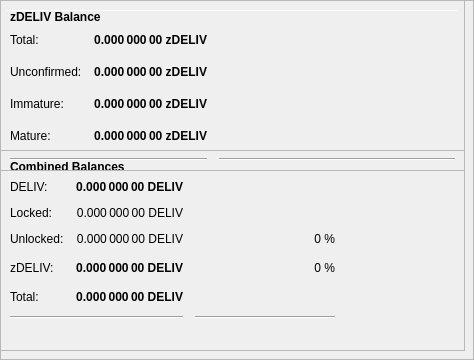
        <widget class="QFrame" name="frameObfuscation">
         <property name="minimumSize">
          <size>
           <width>0</width>
           <height>350</height>
          </size>
         </property>
         <property name="layoutDirection">
          <enum>Qt::LeftToRight</enum>
         </property>
         <property name="frameShape">
          <enum>QFrame::StyledPanel</enum>
         </property>
         <property name="frameShadow">
          <enum>QFrame::Raised</enum>
         </property>
         <widget class="QPushButton" name="runAutoDenom">
          <property name="geometry">
           <rect>
            <x>251</x>
            <y>17</y>
            <width>1</width>
            <height>1</height>
           </rect>
          </property>
          <property name="palette">
           <palette>
            <active>
             <colorrole role="WindowText">
              <brush brushstyle="SolidPattern">
               <color alpha="255">
                <red>0</red>
                <green>0</green>
                <blue>0</blue>
               </color>
              </brush>
             </colorrole>
             <colorrole role="Button">
              <brush brushstyle="SolidPattern">
               <color alpha="255">
                <red>239</red>
                <green>238</green>
                <blue>238</blue>
               </color>
              </brush>
             </colorrole>
             <colorrole role="Light">
              <brush brushstyle="SolidPattern">
               <color alpha="255">
                <red>255</red>
                <green>255</green>
                <blue>255</blue>
               </color>
              </brush>
             </colorrole>
             <colorrole role="Midlight">
              <brush brushstyle="SolidPattern">
               <color alpha="255">
                <red>247</red>
                <green>246</green>
                <blue>246</blue>
               </color>
              </brush>
             </colorrole>
             <colorrole role="Dark">
              <brush brushstyle="SolidPattern">
               <color alpha="255">
                <red>119</red>
                <green>119</green>
                <blue>119</blue>
               </color>
              </brush>
             </colorrole>
             <colorrole role="Mid">
              <brush brushstyle="SolidPattern">
               <color alpha="255">
                <red>159</red>
                <green>159</green>
                <blue>159</blue>
               </color>
              </brush>
             </colorrole>
             <colorrole role="Text">
              <brush brushstyle="SolidPattern">
               <color alpha="255">
                <red>0</red>
                <green>0</green>
                <blue>0</blue>
               </color>
              </brush>
             </colorrole>
             <colorrole role="BrightText">
              <brush brushstyle="SolidPattern">
               <color alpha="255">
                <red>255</red>
                <green>255</green>
                <blue>255</blue>
               </color>
              </brush>
             </colorrole>
             <colorrole role="ButtonText">
              <brush brushstyle="SolidPattern">
               <color alpha="255">
                <red>0</red>
                <green>0</green>
                <blue>0</blue>
               </color>
              </brush>
             </colorrole>
             <colorrole role="Base">
              <brush brushstyle="SolidPattern">
               <color alpha="255">
                <red>255</red>
                <green>255</green>
                <blue>255</blue>
               </color>
              </brush>
             </colorrole>
             <colorrole role="Window">
              <brush brushstyle="SolidPattern">
               <color alpha="255">
                <red>239</red>
                <green>238</green>
                <blue>238</blue>
               </color>
              </brush>
             </colorrole>
             <colorrole role="Shadow">
              <brush brushstyle="SolidPattern">
               <color alpha="255">
                <red>0</red>
                <green>0</green>
                <blue>0</blue>
               </color>
              </brush>
             </colorrole>
             <colorrole role="AlternateBase">
              <brush brushstyle="SolidPattern">
               <color alpha="255">
                <red>247</red>
                <green>246</green>
                <blue>246</blue>
               </color>
              </brush>
             </colorrole>
             <colorrole role="ToolTipBase">
              <brush brushstyle="SolidPattern">
               <color alpha="255">
                <red>255</red>
                <green>255</green>
                <blue>220</blue>
               </color>
              </brush>
             </colorrole>
             <colorrole role="ToolTipText">
              <brush brushstyle="SolidPattern">
               <color alpha="255">
                <red>0</red>
                <green>0</green>
                <blue>0</blue>
               </color>
              </brush>
             </colorrole>
            </active>
            <inactive>
             <colorrole role="WindowText">
              <brush brushstyle="SolidPattern">
               <color alpha="255">
                <red>0</red>
                <green>0</green>
                <blue>0</blue>
               </color>
              </brush>
             </colorrole>
             <colorrole role="Button">
              <brush brushstyle="SolidPattern">
               <color alpha="255">
                <red>239</red>
                <green>238</green>
                <blue>238</blue>
               </color>
              </brush>
             </colorrole>
             <colorrole role="Light">
              <brush brushstyle="SolidPattern">
               <color alpha="255">
                <red>255</red>
                <green>255</green>
                <blue>255</blue>
               </color>
              </brush>
             </colorrole>
             <colorrole role="Midlight">
              <brush brushstyle="SolidPattern">
               <color alpha="255">
                <red>247</red>
                <green>246</green>
                <blue>246</blue>
               </color>
              </brush>
             </colorrole>
             <colorrole role="Dark">
              <brush brushstyle="SolidPattern">
               <color alpha="255">
                <red>119</red>
                <green>119</green>
                <blue>119</blue>
               </color>
              </brush>
             </colorrole>
             <colorrole role="Mid">
              <brush brushstyle="SolidPattern">
               <color alpha="255">
                <red>159</red>
                <green>159</green>
                <blue>159</blue>
               </color>
              </brush>
             </colorrole>
             <colorrole role="Text">
              <brush brushstyle="SolidPattern">
               <color alpha="255">
                <red>0</red>
                <green>0</green>
                <blue>0</blue>
               </color>
              </brush>
             </colorrole>
             <colorrole role="BrightText">
              <brush brushstyle="SolidPattern">
               <color alpha="255">
                <red>255</red>
                <green>255</green>
                <blue>255</blue>
               </color>
              </brush>
             </colorrole>
             <colorrole role="ButtonText">
              <brush brushstyle="SolidPattern">
               <color alpha="255">
                <red>0</red>
                <green>0</green>
                <blue>0</blue>
               </color>
              </brush>
             </colorrole>
             <colorrole role="Base">
              <brush brushstyle="SolidPattern">
               <color alpha="255">
                <red>255</red>
                <green>255</green>
                <blue>255</blue>
               </color>
              </brush>
             </colorrole>
             <colorrole role="Window">
              <brush brushstyle="SolidPattern">
               <color alpha="255">
                <red>239</red>
                <green>238</green>
                <blue>238</blue>
               </color>
              </brush>
             </colorrole>
             <colorrole role="Shadow">
              <brush brushstyle="SolidPattern">
               <color alpha="255">
                <red>0</red>
                <green>0</green>
                <blue>0</blue>
               </color>
              </brush>
             </colorrole>
             <colorrole role="AlternateBase">
              <brush brushstyle="SolidPattern">
               <color alpha="255">
                <red>247</red>
                <green>246</green>
                <blue>246</blue>
               </color>
              </brush>
             </colorrole>
             <colorrole role="ToolTipBase">
              <brush brushstyle="SolidPattern">
               <color alpha="255">
                <red>255</red>
                <green>255</green>
                <blue>220</blue>
               </color>
              </brush>
             </colorrole>
             <colorrole role="ToolTipText">
              <brush brushstyle="SolidPattern">
               <color alpha="255">
                <red>0</red>
                <green>0</green>
                <blue>0</blue>
               </color>
              </brush>
             </colorrole>
            </inactive>
            <disabled>
             <colorrole role="WindowText">
              <brush brushstyle="SolidPattern">
               <color alpha="255">
                <red>119</red>
                <green>119</green>
                <blue>119</blue>
               </color>
              </brush>
             </colorrole>
             <colorrole role="Button">
              <brush brushstyle="SolidPattern">
               <color alpha="255">
                <red>239</red>
                <green>238</green>
                <blue>238</blue>
               </color>
              </brush>
             </colorrole>
             <colorrole role="Light">
              <brush brushstyle="SolidPattern">
               <color alpha="255">
                <red>255</red>
                <green>255</green>
                <blue>255</blue>
               </color>
              </brush>
             </colorrole>
             <colorrole role="Midlight">
              <brush brushstyle="SolidPattern">
               <color alpha="255">
                <red>247</red>
                <green>246</green>
                <blue>246</blue>
               </color>
              </brush>
             </colorrole>
             <colorrole role="Dark">
              <brush brushstyle="SolidPattern">
               <color alpha="255">
                <red>119</red>
                <green>119</green>
                <blue>119</blue>
               </color>
              </brush>
             </colorrole>
             <colorrole role="Mid">
              <brush brushstyle="SolidPattern">
               <color alpha="255">
                <red>159</red>
                <green>159</green>
                <blue>159</blue>
               </color>
              </brush>
             </colorrole>
             <colorrole role="Text">
              <brush brushstyle="SolidPattern">
               <color alpha="255">
                <red>119</red>
                <green>119</green>
                <blue>119</blue>
               </color>
              </brush>
             </colorrole>
             <colorrole role="BrightText">
              <brush brushstyle="SolidPattern">
               <color alpha="255">
                <red>255</red>
                <green>255</green>
                <blue>255</blue>
               </color>
              </brush>
             </colorrole>
             <colorrole role="ButtonText">
              <brush brushstyle="SolidPattern">
               <color alpha="255">
                <red>119</red>
                <green>119</green>
                <blue>119</blue>
               </color>
              </brush>
             </colorrole>
             <colorrole role="Base">
              <brush brushstyle="SolidPattern">
               <color alpha="255">
                <red>239</red>
                <green>238</green>
                <blue>238</blue>
               </color>
              </brush>
             </colorrole>
             <colorrole role="Window">
              <brush brushstyle="SolidPattern">
               <color alpha="255">
                <red>239</red>
                <green>238</green>
                <blue>238</blue>
               </color>
              </brush>
             </colorrole>
             <colorrole role="Shadow">
              <brush brushstyle="SolidPattern">
               <color alpha="255">
                <red>0</red>
                <green>0</green>
                <blue>0</blue>
               </color>
              </brush>
             </colorrole>
             <colorrole role="AlternateBase">
              <brush brushstyle="SolidPattern">
               <color alpha="255">
                <red>239</red>
                <green>238</green>
                <blue>238</blue>
               </color>
              </brush>
             </colorrole>
             <colorrole role="ToolTipBase">
              <brush brushstyle="SolidPattern">
               <color alpha="255">
                <red>255</red>
                <green>255</green>
                <blue>220</blue>
               </color>
              </brush>
             </colorrole>
             <colorrole role="ToolTipText">
              <brush brushstyle="SolidPattern">
               <color alpha="255">
                <red>0</red>
                <green>0</green>
                <blue>0</blue>
               </color>
              </brush>
             </colorrole>
            </disabled>
           </palette>
          </property>
          <property name="focusPolicy">
           <enum>Qt::NoFocus</enum>
          </property>
          <property name="autoFillBackground">
           <bool>true</bool>
          </property>
          <property name="text">
           <string/>
          </property>
          <property name="flat">
           <bool>true</bool>
          </property>
         </widget>
         <widget class="Line" name="line">
          <property name="geometry">
           <rect>
            <x>7</x>
            <y>10</y>
            <width>451</width>
            <height>1</height>
           </rect>
          </property>
          <property name="orientation">
           <enum>Qt::Horizontal</enum>
          </property>
         </widget>
         <widget class="QFrame" name="frame_3">
          <property name="geometry">
           <rect>
            <x>0</x>
            <y>150</y>
            <width>465</width>
            <height>201</height>
           </rect>
          </property>
          <property name="frameShape">
           <enum>QFrame::StyledPanel</enum>
          </property>
          <property name="frameShadow">
           <enum>QFrame::Raised</enum>
          </property>
          <layout class="QVBoxLayout" name="verticalLayout_5">
           <item>
            <layout class="QHBoxLayout" name="horizontalLayout_5" stretch="0">
             <item>
              <widget class="QLabel" name="label_5z">
               <property name="maximumSize">
                <size>
                 <width>16777215</width>
                 <height>20</height>
                </size>
               </property>
               <property name="font">
                <font>
                 <weight>75</weight>
                 <bold>true</bold>
                </font>
               </property>
               <property name="toolTip">
                <string>Combined Balances (including unconfirmed and immature coins)</string>
               </property>
               <property name="text">
                <string>&lt;html&gt;&lt;head/&gt;&lt;body&gt;&lt;p&gt;Combined Balances&lt;/p&gt;&lt;/body&gt;&lt;/html&gt;</string>
               </property>
              </widget>
             </item>
            </layout>
           </item>
           <item>
            <layout class="QGridLayout" name="gridLayout_3">
             <property name="spacing">
              <number>12</number>
             </property>
             <item row="7" column="0" colspan="2">
              <widget class="Line" name="lineSpendableBalance_3">
               <property name="orientation">
                <enum>Qt::Horizontal</enum>
               </property>
              </widget>
             </item>
             <item row="7" column="2">
              <widget class="Line" name="lineWatchBalance_3">
               <property name="sizePolicy">
                <sizepolicy hsizetype="Preferred" vsizetype="Fixed">
                 <horstretch>0</horstretch>
                 <verstretch>0</verstretch>
                </sizepolicy>
               </property>
               <property name="minimumSize">
                <size>
                 <width>140</width>
                 <height>0</height>
                </size>
               </property>
               <property name="orientation">
                <enum>Qt::Horizontal</enum>
               </property>
              </widget>
             </item>
             <item row="4" column="1">
              <widget class="QLabel" name="labelzBalancez">
               <property name="font">
                <font>
                 <weight>75</weight>
                 <bold>true</bold>
                </font>
               </property>
               <property name="cursor">
                <cursorShape>IBeamCursor</cursorShape>
               </property>
               <property name="toolTip">
                <string>Total of transactions that have yet to be confirmed, and do not yet count toward the spendable balance</string>
               </property>
               <property name="text">
                <string notr="true">0.000 000 00 DELIV</string>
               </property>
               <property name="alignment">
                <set>Qt::AlignRight|Qt::AlignTrailing|Qt::AlignVCenter</set>
               </property>
               <property name="textInteractionFlags">
                <set>Qt::LinksAccessibleByMouse|Qt::TextSelectableByKeyboard|Qt::TextSelectableByMouse</set>
               </property>
              </widget>
             </item>
             <item row="6" column="1">
              <widget class="QLabel" name="labelTotalz">
               <property name="font">
                <font>
                 <weight>75</weight>
                 <bold>true</bold>
                </font>
               </property>
               <property name="cursor">
                <cursorShape>IBeamCursor</cursorShape>
               </property>
               <property name="toolTip">
                <string>Total Balance, including unconfirmed and immature coins.</string>
               </property>
               <property name="text">
                <string notr="true">0.000 000 00 DELIV</string>
               </property>
               <property name="alignment">
                <set>Qt::AlignRight|Qt::AlignTrailing|Qt::AlignVCenter</set>
               </property>
               <property name="textInteractionFlags">
                <set>Qt::LinksAccessibleByMouse|Qt::TextSelectableByKeyboard|Qt::TextSelectableByMouse</set>
               </property>
              </widget>
             </item>
             <item row="4" column="3">
              <spacer name="horizontalSpacer_6">
               <property name="orientation">
                <enum>Qt::Horizontal</enum>
               </property>
               <property name="sizeHint" stdset="0">
                <size>
                 <width>40</width>
                 <height>20</height>
                </size>
               </property>
              </spacer>
             </item>
             <item row="6" column="0">
              <widget class="QLabel" name="labelTotalTextz">
               <property name="text">
                <string>Total:</string>
               </property>
              </widget>
             </item>
             <item row="1" column="0">
              <widget class="QLabel" name="labelBalanceTextz">
               <property name="text">
                <string>DELIV:</string>
               </property>
              </widget>
             </item>
             <item row="1" column="1">
              <widget class="QLabel" name="labelBalancez">
               <property name="font">
                <font>
                 <weight>75</weight>
                 <bold>true</bold>
                </font>
               </property>
               <property name="cursor">
                <cursorShape>IBeamCursor</cursorShape>
               </property>
               <property name="toolTip">
                <string>Your current spendable balance</string>
               </property>
               <property name="text">
                <string notr="true">0.000 000 00 DELIV</string>
               </property>
               <property name="alignment">
                <set>Qt::AlignRight|Qt::AlignTrailing|Qt::AlignVCenter</set>
               </property>
               <property name="textInteractionFlags">
                <set>Qt::LinksAccessibleByMouse|Qt::TextSelectableByKeyboard|Qt::TextSelectableByMouse</set>
               </property>
              </widget>
             </item>
             <item row="4" column="0">
              <widget class="QLabel" name="labelzBalanceTextz">
               <property name="toolTip">
                <string/>
               </property>
               <property name="text">
                <string>zDELIV:</string>
               </property>
              </widget>
             </item>
             <item row="4" column="2">
              <widget class="QLabel" name="labelzDELIVPercent">
               <property name="toolTip">
                <string>Current percentage of zDELIV.
If AutoMint is enabled this percentage will settle around the configured AutoMint percentage (default = 10%)</string>
               </property>
               <property name="text">
                <string>0 %</string>
               </property>
               <property name="alignment">
                <set>Qt::AlignRight|Qt::AlignTrailing|Qt::AlignVCenter</set>
               </property>
              </widget>
             </item>
             <item row="6" column="2">
              <widget class="QLabel" name="label100Percent">
               <property name="text">
                <string/>
               </property>
               <property name="alignment">
                <set>Qt::AlignRight|Qt::AlignTrailing|Qt::AlignVCenter</set>
               </property>
              </widget>
             </item>
             <item row="2" column="1">
              <widget class="QLabel" name="labelLockedBalance">
               <property name="toolTip">
                <string>Locked DELIV or Masternode collaterals. These are excluded from zDELIV minting.</string>
               </property>
               <property name="text">
                <string>0.000 000 00 DELIV</string>
               </property>
               <property name="alignment">
                <set>Qt::AlignRight|Qt::AlignTrailing|Qt::AlignVCenter</set>
               </property>
              </widget>
             </item>
             <item row="2" column="0">
              <widget class="QLabel" name="labelLockedBalanceText">
               <property name="toolTip">
                <string>Locked DELIV or Masternode collaterals. These are excluded from zDELIV minting.</string>
               </property>
               <property name="text">
                <string>Locked:</string>
               </property>
              </widget>
             </item>
             <item row="3" column="0">
              <widget class="QLabel" name="labelUnLockedBalanceText">
               <property name="toolTip">
                <string>Unlocked DELIVs. These can be used for zDELIV minting.</string>
               </property>
               <property name="text">
                <string>Unlocked:</string>
               </property>
              </widget>
             </item>
             <item row="3" column="1">
              <widget class="QLabel" name="labelUnLockedBalance">
               <property name="toolTip">
                <string>Unlocked DELIVs. These can be used for zDELIV minting.</string>
               </property>
               <property name="text">
                <string>0.000 000 00 DELIV</string>
               </property>
               <property name="alignment">
                <set>Qt::AlignRight|Qt::AlignTrailing|Qt::AlignVCenter</set>
               </property>
              </widget>
             </item>
             <item row="3" column="2">
              <widget class="QLabel" name="labelDELIVPercent">
               <property name="text">
                <string>0 %</string>
               </property>
               <property name="alignment">
                <set>Qt::AlignRight|Qt::AlignTrailing|Qt::AlignVCenter</set>
               </property>
              </widget>
             </item>
            </layout>
           </item>
           <item>
            <spacer name="verticalSpacer">
             <property name="orientation">
              <enum>Qt::Vertical</enum>
             </property>
             <property name="sizeHint" stdset="0">
              <size>
               <width>20</width>
               <height>40</height>
              </size>
             </property>
            </spacer>
           </item>
          </layout>
         </widget>
         <widget class="QFrame" name="frame_4">
          <property name="geometry">
           <rect>
            <x>0</x>
            <y>0</y>
            <width>465</width>
            <height>171</height>
           </rect>
          </property>
          <property name="frameShape">
           <enum>QFrame::StyledPanel</enum>
          </property>
          <property name="frameShadow">
           <enum>QFrame::Raised</enum>
          </property>
          <layout class="QVBoxLayout" name="verticalLayout_7">
           <item>
            <layout class="QHBoxLayout" name="horizontalLayout_8" stretch="0">
             <item>
              <widget class="QLabel" name="label_5z_3">
               <property name="maximumSize">
                <size>
                 <width>16777215</width>
                 <height>20</height>
                </size>
               </property>
               <property name="font">
                <font>
                 <weight>75</weight>
                 <bold>true</bold>
                </font>
               </property>
               <property name="text">
                <string>zDELIV Balance</string>
               </property>
              </widget>
             </item>
            </layout>
           </item>
           <item>
            <layout class="QGridLayout" name="gridLayout_5">
             <property name="spacing">
              <number>12</number>
             </property>
             <item row="4" column="0">
              <widget class="QLabel" name="labelzBalanceMatureText">
               <property name="toolTip">
                <string>Mature: more than 20 confirmation and more than 1 mints of the same denomination after it was minted.
These zDELIV are spendable.</string>
               </property>
               <property name="text">
                <string>Mature:</string>
               </property>
              </widget>
             </item>
             <item row="5" column="0" colspan="2">
              <widget class="Line" name="lineSpendableBalance_5">
               <property name="orientation">
                <enum>Qt::Horizontal</enum>
               </property>
              </widget>
             </item>
             <item row="1" column="1">
              <widget class="QLabel" name="labelzBalance">
               <property name="font">
                <font>
                 <weight>75</weight>
                 <bold>true</bold>
                </font>
               </property>
               <property name="cursor">
                <cursorShape>IBeamCursor</cursorShape>
               </property>
               <property name="toolTip">
                <string>All available zDELIV, unconfirmed and immature zDELIV included.</string>
               </property>
               <property name="text">
                <string notr="true">0.000 000 00 zDELIV</string>
               </property>
               <property name="alignment">
                <set>Qt::AlignRight|Qt::AlignTrailing|Qt::AlignVCenter</set>
               </property>
               <property name="textInteractionFlags">
                <set>Qt::LinksAccessibleByMouse|Qt::TextSelectableByKeyboard|Qt::TextSelectableByMouse</set>
               </property>
              </widget>
             </item>
             <item row="5" column="2">
              <widget class="Line" name="lineWatchBalance_5">
               <property name="sizePolicy">
                <sizepolicy hsizetype="Preferred" vsizetype="Fixed">
                 <horstretch>0</horstretch>
                 <verstretch>0</verstretch>
                </sizepolicy>
               </property>
               <property name="minimumSize">
                <size>
                 <width>140</width>
                 <height>0</height>
                </size>
               </property>
               <property name="orientation">
                <enum>Qt::Horizontal</enum>
               </property>
              </widget>
             </item>
             <item row="1" column="0">
              <widget class="QLabel" name="labelzBalanceText">
               <property name="toolTip">
                <string>All available zDELIV, unconfirmed and immature zDELIV included.</string>
               </property>
               <property name="text">
                <string>Total:</string>
               </property>
              </widget>
             </item>
             <item row="1" column="2">
              <spacer name="horizontalSpacer_8">
               <property name="orientation">
                <enum>Qt::Horizontal</enum>
               </property>
               <property name="sizeHint" stdset="0">
                <size>
                 <width>40</width>
                 <height>20</height>
                </size>
               </property>
              </spacer>
             </item>
             <item row="4" column="2">
              <spacer name="horizontalSpacer_4">
               <property name="orientation">
                <enum>Qt::Horizontal</enum>
               </property>
               <property name="sizeHint" stdset="0">
                <size>
                 <width>40</width>
                 <height>20</height>
                </size>
               </property>
              </spacer>
             </item>
             <item row="4" column="1">
              <widget class="QLabel" name="labelzBalanceMature">
               <property name="font">
                <font>
                 <weight>75</weight>
                 <bold>true</bold>
                </font>
               </property>
               <property name="toolTip">
                <string>Mature: more than 20 confirmation and more than 1 mints of the same denomination after it was minted.
These zDELIV are spendable.</string>
               </property>
               <property name="text">
                <string>0.000 000 00 zDELIV</string>
               </property>
               <property name="alignment">
                <set>Qt::AlignRight|Qt::AlignTrailing|Qt::AlignVCenter</set>
               </property>
              </widget>
             </item>
             <item row="2" column="0">
              <widget class="QLabel" name="labelzBalanceUnconfirmedText">
               <property name="toolTip">
                <string>Unconfirmed: less than 20 confirmations
Immature: confirmed, but less than 1 mints of the same denomination after it was minted</string>
               </property>
               <property name="text">
                <string>Unconfirmed:</string>
               </property>
              </widget>
             </item>
             <item row="2" column="1">
              <widget class="QLabel" name="labelzBalanceUnconfirmed">
               <property name="font">
                <font>
                 <weight>75</weight>
                 <bold>true</bold>
                </font>
               </property>
               <property name="toolTip">
                <string>Unconfirmed: less than 20 confirmations
Immature: confirmed, but less than 1 mints of the same denomination after it was minted</string>
               </property>
               <property name="text">
                <string>0.000 000 00 zDELIV</string>
               </property>
               <property name="alignment">
                <set>Qt::AlignRight|Qt::AlignTrailing|Qt::AlignVCenter</set>
               </property>
              </widget>
             </item>
             <item row="2" column="2">
              <spacer name="horizontalSpacer_5">
               <property name="orientation">
                <enum>Qt::Horizontal</enum>
               </property>
               <property name="sizeHint" stdset="0">
                <size>
                 <width>40</width>
                 <height>20</height>
                </size>
               </property>
              </spacer>
             </item>
             <item row="3" column="0">
              <widget class="QLabel" name="labelzBalanceImmatureText">
               <property name="toolTip">
                <string>Unconfirmed: less than 20 confirmations
Immature: confirmed, but less than 1 mints of the same denomination after it was minted</string>
               </property>
               <property name="text">
                <string>Immature:</string>
               </property>
              </widget>
             </item>
             <item row="3" column="1">
              <widget class="QLabel" name="labelzBalanceImmature">
               <property name="font">
                <font>
                 <weight>75</weight>
                 <bold>true</bold>
                </font>
               </property>
               <property name="toolTip">
                <string>Unconfirmed: less than 20 confirmations
Immature: confirmed, but less than 1 mints of the same denomination after it was minted</string>
               </property>
               <property name="text">
                <string>0.000 000 00 zDELIV</string>
               </property>
               <property name="alignment">
                <set>Qt::AlignRight|Qt::AlignTrailing|Qt::AlignVCenter</set>
               </property>
              </widget>
             </item>
             <item row="3" column="2">
              <spacer name="horizontalSpacer_7">
               <property name="orientation">
                <enum>Qt::Horizontal</enum>
               </property>
               <property name="sizeHint" stdset="0">
                <size>
                 <width>40</width>
                 <height>20</height>
                </size>
               </property>
              </spacer>
             </item>
            </layout>
           </item>
          </layout>
         </widget>
        </widget>
